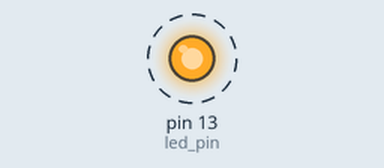
Bench run of a sketch on a simulated Arduino Uno, built with avr-gcc and run on an emulated ATmega328P. Parts: output pins drawn as LEDs (lit = HIGH). Dashed ring = blinking. No radio packets arrive unless stated; what the sketch prints to the serial monitor is not drawn.

Above: at 0.5 s.
Timing chart, 0 to 4.7 s (numbered marks = the images above):
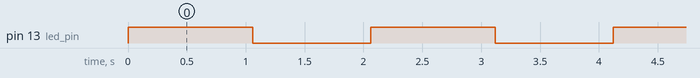

The sketch:

TCC_SENAI_TX_V4.ino
```cpp
/*
  =======================================
  Modulo de Projeto - TCCtx - v4

  Autor: Alberto Tolentino
  Criado em: 12/10/2020
  Modificado em: 23/10/2020

  Demonstra como utilizar trasmissor RF

  Criado para demonstrar os elementos
  chave do TCC do SENAI Eletroeletrônica

  Grupo 5: Alberto, Deisnard, Lindomar e Thomas
  =======================================
*/


/* V4 Utiliza VirtualWire para comunicação RF
 * V3 Utiliza RCSwitch para comunicação RF
 */
/*

PINAGEM ARDUINO

10 - TX

*/

#include <VirtualWire.h>

const int led_pin = 13;
const int transmit_pin = 10;

void setup() {

  Serial.begin(9600);
  pinMode (led_pin,OUTPUT);


// Initialise the IO and ISR
  vw_set_tx_pin(transmit_pin);
  vw_setup(2000);   // Bits per sec

}

void loop() {
  digitalWrite (led_pin,HIGH);
  delay(1000);
  send("Fumaça Detectada");
  Serial.println("Enviando Codigo: Fumaça Detectada");
  digitalWrite (led_pin,LOW);
  delay(1000);
}

void send (char *message){
  vw_send((uint8_t *)message, strlen(message));
  vw_wait_tx(); // Wait until the whole message is gone
}
```

Measured:
- by itself, pin 13 (led_pin): alternates HIGH for 1.1 s and LOW for 1.0 s
